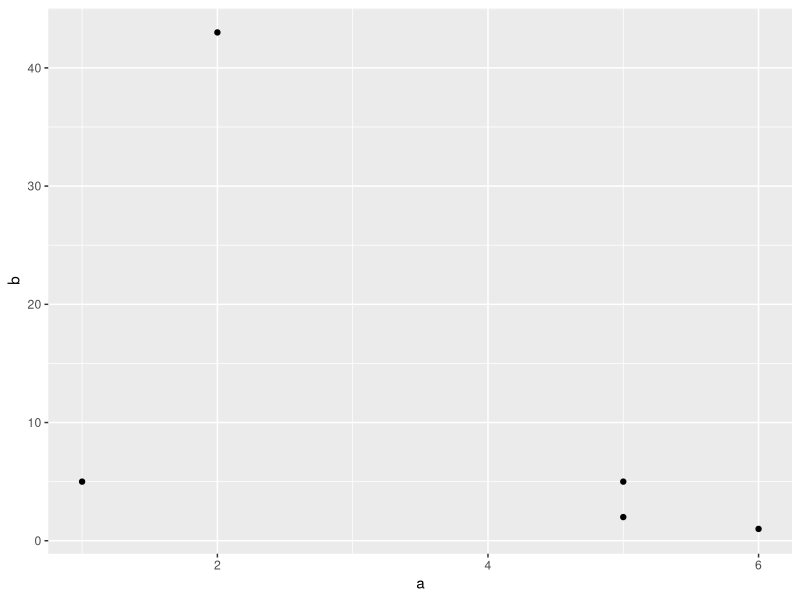
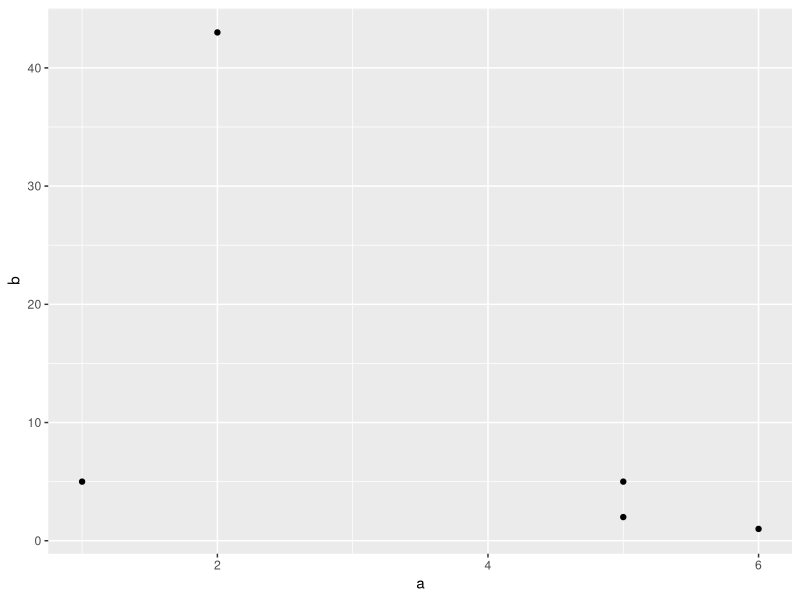

Recreate these plots in R, in order.
## ---- chunk 1
#| label: setup-packages

library(knitr)
library(kableExtra)
library(ggplot2)
## ---- chunk 2
#| label: example-figure
#| fig-height: 3.5

data.frame(
  a = c(1, 5, 2, 5, 6),
  b = c(5, 2, 43, 5, 1)
) |>
  ggplot(aes(a, b)) +
    geom_point()
## ---- chunk 3
#| label: table-example

data.frame(
        col1 = c(
            "Lorem",
            "ipsum",
            "dolor"
        ),
        col2 = c(
            "sit",
            "amet",
            "consectetur"
        ),
        col3 = c(
            "adipisici",
            "elit",
            "sed"
        )
    ) |>
    kable(
        col.names = c("Column 1", "Column 2", "Column 3"),
        align = c("l", "l", "r"),
        booktabs = TRUE,
        linesep = ""
    ) |>
    kable_styling(full_width = TRUE) |>
    row_spec(0, bold = TRUE)
## ---- chunk 4
#| label: appendix-figure
#| fig-height: 3.5

data.frame(
  a = c(1, 5, 2, 5, 6),
  b = c(5, 2, 43, 5, 1)
) |>
  ggplot(aes(a, b)) +
    geom_point()
